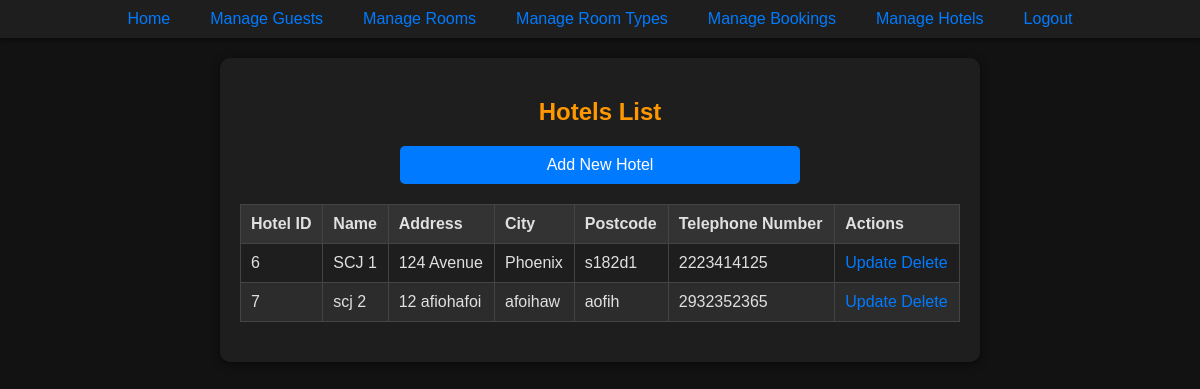
The app's page /php/viewHotels.php (signed in), older data.
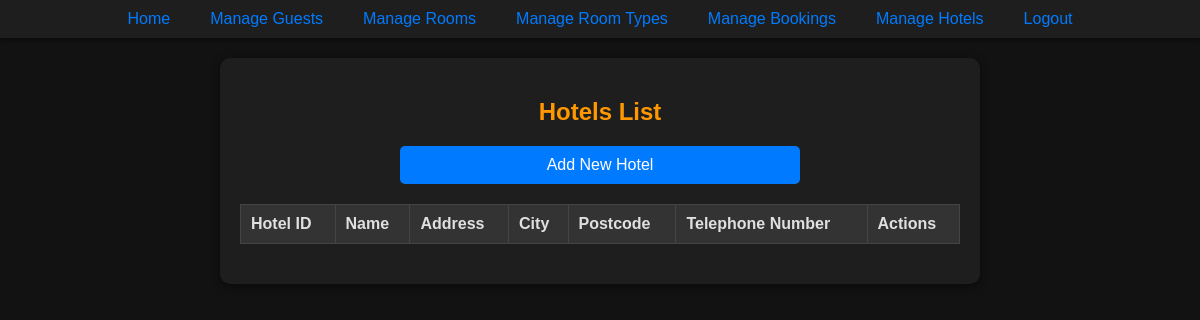
The same page, newer data.
### tables this page shows
CREATE TABLE Hotel (
    hotelID INTEGER PRIMARY KEY AUTOINCREMENT,
    hotelName VARCHAR(50) NOT NULL,
    hotelAddress VARCHAR(50) NOT NULL,
    city VARCHAR(50) NOT NULL,
    postcode VARCHAR(20) NOT NULL,
    hotel_telNo VARCHAR(20) NOT NULL
);

### php/viewHotels.php (the view, shortened to what this page needs)
<?php
include '../components/NavBar.php';
try {
    $stmt = $pdo->query('SELECT * FROM Hotel');
    $hotels = $stmt->fetchAll(PDO::FETCH_ASSOC);
} catch (PDOException $e) {
    echo 'Database error: ' . $e->getMessage();
    exit;
}
?>
<!DOCTYPE html>
<html lang="en">
<head>
    <link rel="stylesheet" href="../css/styles.css">
</head>
<body>
    <div class="form-container">
        <h2 class="center-text">Hotels List</h2>
        <div class="center-text" style="margin-bottom: 20px;">
            <a href="createHotelPage.php" class="form-button half-width-button">Add New Hotel</a>
        </div>
        <table>
            <thead>
                <tr>
                    <th>Hotel ID</th>
                    <th>Name</th>
                    <th>Address</th>
                    <th>City</th>
                    <th>Postcode</th>
                    <th>Telephone Number</th>
                    <th>Actions</th>
                </tr>
            </thead>
            <tbody>
                <?php foreach ($hotels as $hotel): ?>
                    <tr>
                        <td><?= htmlspecialchars($hotel['hotelID']) ?></td>
                        <td><?= htmlspecialchars($hotel['hotelName']) ?></td>
                        <td><?= htmlspecialchars($hotel['hotelAddress']) ?></td>
                        <td><?= htmlspecialchars($hotel['city']) ?></td>
                        <td><?= htmlspecialchars($hotel['postcode']) ?></td>
                        <td><?= htmlspecialchars($hotel['hotel_telNo']) ?></td>
                        <td>
                            <a href="updateHotelPage.php?hotelID=<?= $hotel['hotelID'] ?>">Update</a>
                            <a href="deleteHotel.php?hotelID=<?= $hotel['hotelID'] ?>" onclick="return confirm('Are you sure you want to delete this hotel?')">Delete</a>
                        </td>
                    </tr>
                <?php endforeach; ?>
            </tbody>
        </table>
    </div>
</body>
</html>

Row changes from the older to the newer data that the page shows:
removed hotel: hotelID "6", hotelName "SCJ 1", hotelAddress "124 Avenue", city "Phoenix", postcode "s182d1", hotel_telNo "2223414125"
removed hotel: hotelID "7", hotelName "scj 2", hotelAddress "12 afiohafoi", city "afoihaw", postcode "aofih", hotel_telNo "2932352365"
